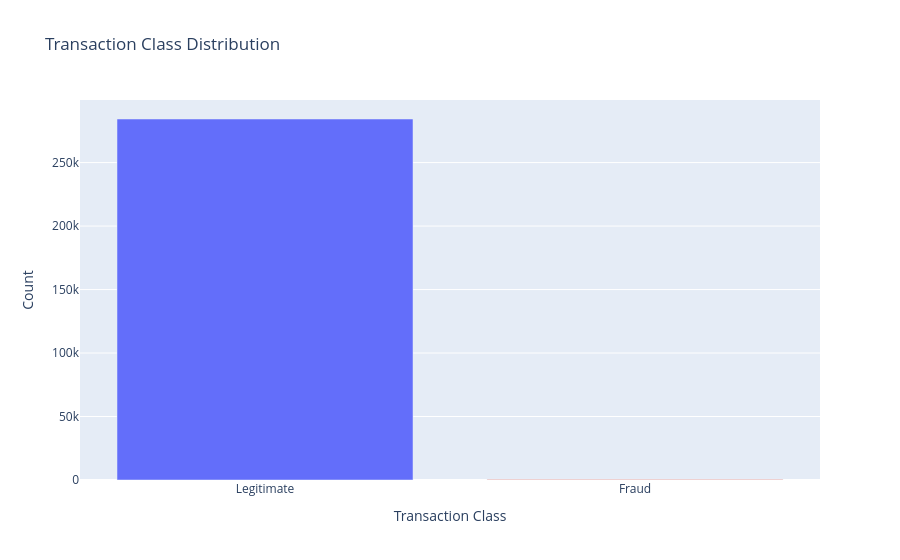

Here is the notebook cell this chart was saved with:
### Markdown cell above
---
## Plot 1: Class Distribution (Bar Chart)

First thing to visualise is the class balance. This tells us how severe the imbalance problem is.

### Code cell
class_counts = df['Class'].value_counts()

fig = px.bar(
    x=['Legitimate', 'Fraud'],
    y=class_counts.values,
    color=['Legitimate', 'Fraud'],
    color_discrete_map={'Legitimate': '#636EFA', 'Fraud': '#EF553B'},
    labels={'x': 'Transaction Class', 'y': 'Count'},
    title='Transaction Class Distribution'
)
fig.update_layout(showlegend=False)
fig.show()

### Figure 1 — Plotly figure (JSON) as saved in the notebook; plotly's stock layout.template omitted (floating-point values rounded to 4 significant figures)
{"data": [{"hovertemplate": "color=Legitimate<br>Transaction Class=%{x}<br>Count=%{y}<extra></extra>", "legendgroup": "Legitimate", "marker": {"color": "#636EFA", "pattern": {"shape": ""}}, "name": "Legitimate", "orientation": "v", "showlegend": true, "textposition": "auto", "type": "bar", "x": ["Legitimate"], "xaxis": "x", "y": [284315], "yaxis": "y"}, {"hovertemplate": "color=Fraud<br>Transaction Class=%{x}<br>Count=%{y}<extra></extra>", "legendgroup": "Fraud", "marker": {"color": "#EF553B", "pattern": {"shape": ""}}, "name": "Fraud", "orientation": "v", "showlegend": true, "textposition": "auto", "type": "bar", "x": ["Fraud"], "xaxis": "x", "y": [492], "yaxis": "y"}], "layout": {"barmode": "relative", "legend": {"title": {"text": "color"}, "tracegroupgap": 0}, "showlegend": false, "title": {"text": "Transaction Class Distribution"}, "xaxis": {"anchor": "y", "domain": [0, 1], "title": {"text": "Transaction Class"}}, "yaxis": {"anchor": "x", "domain": [0, 1], "title": {"text": "Count"}}}}
